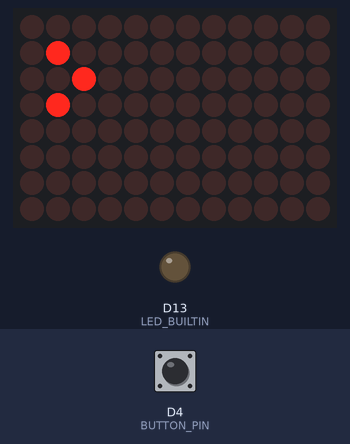
Recording of a sketch running on a simulated Arduino Uno R4 WiFi. On the bench: 12×8 LED matrix, output pins drawn as LEDs (lit = HIGH). The inputs (shaded band) are chosen by the test bench; at power-on: D4 (BUTTON_PIN) HIGH. Not simulated (calls return 0 or success): arduino_secrets.h.

Above: at 1.2 s.
1.3 s: D4 (BUTTON_PIN) pulled LOW for 0.15 s
At 1.37 s:
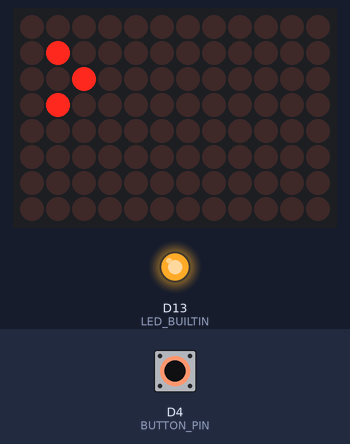
2.9 s: D4 (BUTTON_PIN) pulled LOW for 3.2 s
At 7.2 s:
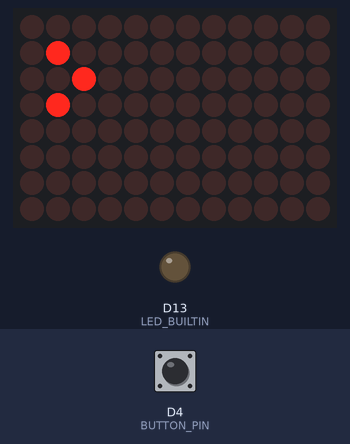
Timing chart, 0 to 8.7 s (numbered marks = the images above; inputs shaded):
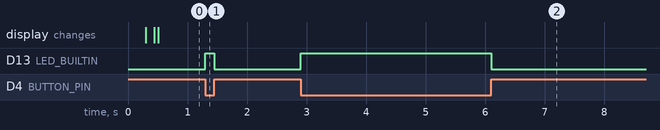

Measured:
- after the input at 1.3 s, D13 (LED_BUILTIN): LOW → HIGH at once, → LOW 0.15 s later
- after the input at 2.9 s, D13 (LED_BUILTIN): LOW → HIGH at once, → LOW 3.2 s later

The sketch:

arduino.ino
```cpp
#include <stdint.h>
#include <Arduino.h>

#include "WiFiS3.h"
#include "Arduino_LED_Matrix.h"
#include "arduino_secrets.h"
#include "animation.h"

ArduinoLEDMatrix matrix;

#define BUTTON_PIN 4

void setup() {
  Serial.begin(9600);
  pinMode(BUTTON_PIN, INPUT_PULLUP);

  //load frames from the animation.h file
  matrix.loadSequence(animation);
  // start the matrix
  matrix.begin();

  // turn on autoscroll to avoid calling next() to show the next frame; the paramenter is in milliseconds
  // matrix.autoscroll(300);

  //play the animation on the matrix
  matrix.play(true);

  //define LED_BUILTIN as an output
  pinMode(LED_BUILTIN, OUTPUT);

}

void loop() {
  int buttonState = digitalRead(BUTTON_PIN);
  if (buttonState == 0){
    digitalWrite(LED_BUILTIN, 1);
  }
  else {
    digitalWrite(LED_BUILTIN, 0);
  }
}
```

animation.h
```cpp
const uint32_t animation[][4] = {
	{
		0x0,
		0x0,
		0x800,
		22
	},
	{
		0x0,
		0x0,
		0x800c00,
		22
	},
	{
		0x0,
		0x8,
		0xc00e00,
		22
	},
	{
		0x0,
		0x800c,
		0xe00700,
		22
	},
	{
		0x0,
		0x800c00e,
		0x700380,
		22
	},
	{
		0x80,
		0xc00e007,
		0x3801c0,
		22
	},
	{
		0x800c0,
		0xe007003,
		0x801c00e0,
		22
	},
	{
		0x800c00e0,
		0x7003801,
		0xc00e0070,
		22
	},
	{
		0xc00e0070,
		0x7801c00,
		0xe0070038,
		22
	},
	{
		0xe0070038,
		0x5c00e00,
		0x7003801c,
		22
	},
	{
		0x7007803c,
		0x4e00700,
		0x3801c00e,
		22
	},
	{
		0x3805c02e,
		0x4700380,
		0x1c00e007,
		22
	},
	{
		0x1c04e027,
		0x43801c0,
		0xe007003,
		22
	},
	{
		0xe047023,
		0x841c00e0,
		0x7003001,
		22
	},
	{
		0x7043821,
		0xc40e0070,
		0x3001000,
		22
	},
	{
		0x3841c20,
		0xe4070030,
		0x1000000,
		22
	},
	{
		0x1c40e20,
		0x74030010,
		0x0,
		22
	},
	{
		0xe40720,
		0x34010000,
		0x0,
		22
	},
	{
		0x740320,
		0x14000000,
		0x0,
		22
	},
	{
		0x340120,
		0x4000000,
		0x0,
		22
	},
	{
		0x140020,
		0x4000000,
		0x0,
		66
	},
	{
		0x40020,
		0x4000000,
		0x0,
		0xFFFFFFFF
	}
};
```
